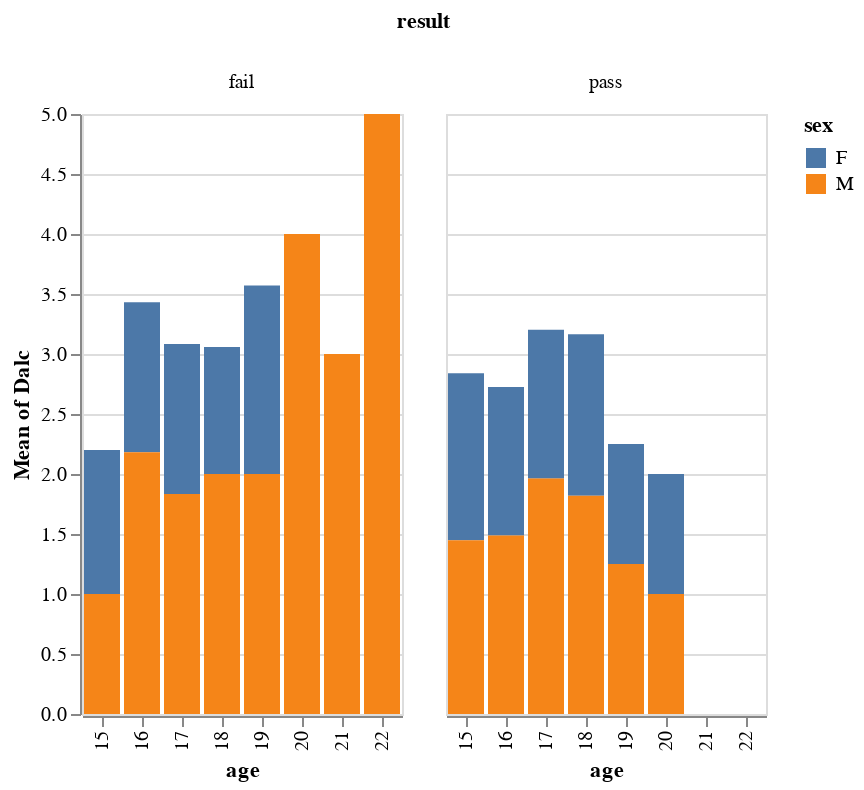

The cell this chart's notebook holds for it:
### Code cell
alt.Chart(feature_df).mark_bar().encode(
    x='age:N',
    y='mean(Dalc):Q',
    color='sex:N',
    column='result:N'
)

### Figure 1 — Vega-Lite specification as saved in the notebook (floating-point values rounded to 4 significant figures; data arrays with more than 128 entries replaced by an {"elided": "..."} marker saying what was removed)
{"config": {"view": {"continuousWidth": 400, "continuousHeight": 300}}, "data": {"name": "data-ea72f5dcaea5cc0f15329fc2e06c629f"}, "mark": "bar", "encoding": {"color": {"type": "nominal", "field": "sex"}, "column": {"type": "nominal", "field": "result"}, "x": {"type": "nominal", "field": "age"}, "y": {"type": "quantitative", "aggregate": "mean", "field": "Dalc"}}, "$schema": "https://vega.github.io/schema/vega-lite/v4.8.1.json", "datasets": {"data-ea72f5dcaea5cc0f15329fc2e06c629f": {"elided": "395 records"}}}
